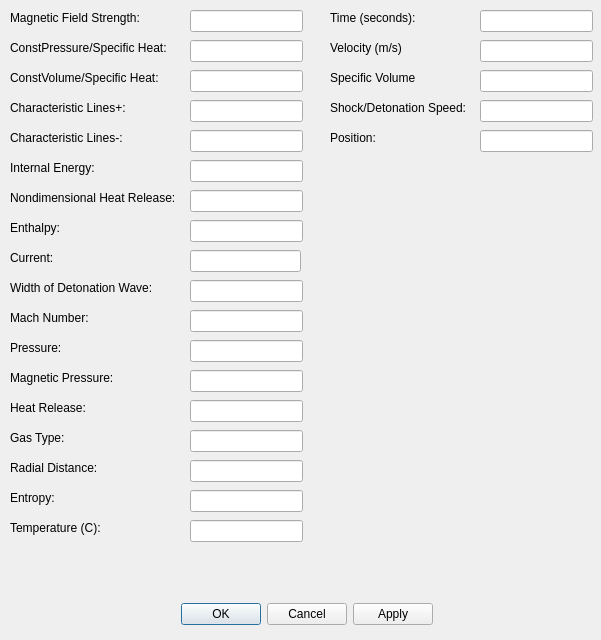
<?xml version="1.0" encoding="UTF-8"?>
<ui version="4.0">
 <class>ShockwaveParamsDlg</class>
 <widget class="QDialog" name="ShockwaveParamsDlg">
  <property name="geometry">
   <rect>
    <x>0</x>
    <y>0</y>
    <width>601</width>
    <height>640</height>
   </rect>
  </property>
  <property name="windowTitle">
   <string>Dialog</string>
  </property>
  <widget class="QDialogButtonBox" name="btnsOkayCancelApply">
   <property name="geometry">
    <rect>
     <x>160</x>
     <y>600</y>
     <width>293</width>
     <height>28</height>
    </rect>
   </property>
   <property name="orientation">
    <enum>Qt::Horizontal</enum>
   </property>
   <property name="standardButtons">
    <set>QDialogButtonBox::Apply|QDialogButtonBox::Cancel|QDialogButtonBox::Ok</set>
   </property>
   <property name="centerButtons">
    <bool>true</bool>
   </property>
  </widget>
  <widget class="QLabel" name="label">
   <property name="geometry">
    <rect>
     <x>10</x>
     <y>10</y>
     <width>140</width>
     <height>16</height>
    </rect>
   </property>
   <property name="text">
    <string>Magnetic Field Strength:</string>
   </property>
  </widget>
  <widget class="QLineEdit" name="edtMagFieldStr">
   <property name="geometry">
    <rect>
     <x>190</x>
     <y>10</y>
     <width>113</width>
     <height>22</height>
    </rect>
   </property>
  </widget>
  <widget class="QLabel" name="label_2">
   <property name="geometry">
    <rect>
     <x>10</x>
     <y>40</y>
     <width>166</width>
     <height>16</height>
    </rect>
   </property>
   <property name="text">
    <string>ConstPressure/Specific Heat:</string>
   </property>
  </widget>
  <widget class="QLabel" name="label_3">
   <property name="geometry">
    <rect>
     <x>10</x>
     <y>70</y>
     <width>159</width>
     <height>16</height>
    </rect>
   </property>
   <property name="text">
    <string>ConstVolume/Specific Heat:</string>
   </property>
  </widget>
  <widget class="QLabel" name="label_4">
   <property name="geometry">
    <rect>
     <x>10</x>
     <y>100</y>
     <width>131</width>
     <height>16</height>
    </rect>
   </property>
   <property name="text">
    <string>Characteristic Lines+:</string>
   </property>
  </widget>
  <widget class="QLabel" name="label_5">
   <property name="geometry">
    <rect>
     <x>10</x>
     <y>160</y>
     <width>101</width>
     <height>16</height>
    </rect>
   </property>
   <property name="text">
    <string>Internal Energy:</string>
   </property>
  </widget>
  <widget class="QLabel" name="label_6">
   <property name="geometry">
    <rect>
     <x>10</x>
     <y>130</y>
     <width>131</width>
     <height>16</height>
    </rect>
   </property>
   <property name="text">
    <string>Characteristic Lines-:</string>
   </property>
  </widget>
  <widget class="QLabel" name="label_7">
   <property name="geometry">
    <rect>
     <x>10</x>
     <y>190</y>
     <width>181</width>
     <height>16</height>
    </rect>
   </property>
   <property name="text">
    <string>Nondimensional Heat Release:</string>
   </property>
  </widget>
  <widget class="QLabel" name="label_8">
   <property name="geometry">
    <rect>
     <x>10</x>
     <y>220</y>
     <width>61</width>
     <height>16</height>
    </rect>
   </property>
   <property name="text">
    <string>Enthalpy:</string>
   </property>
  </widget>
  <widget class="QLabel" name="label_9">
   <property name="geometry">
    <rect>
     <x>10</x>
     <y>250</y>
     <width>51</width>
     <height>16</height>
    </rect>
   </property>
   <property name="text">
    <string>Current:</string>
   </property>
  </widget>
  <widget class="QLabel" name="label_10">
   <property name="geometry">
    <rect>
     <x>10</x>
     <y>280</y>
     <width>161</width>
     <height>16</height>
    </rect>
   </property>
   <property name="text">
    <string>Width of Detonation Wave:</string>
   </property>
  </widget>
  <widget class="QLabel" name="label_11">
   <property name="geometry">
    <rect>
     <x>10</x>
     <y>340</y>
     <width>151</width>
     <height>16</height>
    </rect>
   </property>
   <property name="text">
    <string>Pressure:</string>
   </property>
  </widget>
  <widget class="QLabel" name="label_12">
   <property name="geometry">
    <rect>
     <x>10</x>
     <y>310</y>
     <width>140</width>
     <height>16</height>
    </rect>
   </property>
   <property name="text">
    <string>Mach Number:</string>
   </property>
  </widget>
  <widget class="QLabel" name="label_13">
   <property name="geometry">
    <rect>
     <x>10</x>
     <y>370</y>
     <width>151</width>
     <height>16</height>
    </rect>
   </property>
   <property name="text">
    <string>Magnetic Pressure:</string>
   </property>
  </widget>
  <widget class="QLabel" name="label_14">
   <property name="geometry">
    <rect>
     <x>10</x>
     <y>400</y>
     <width>81</width>
     <height>16</height>
    </rect>
   </property>
   <property name="text">
    <string>Heat Release:</string>
   </property>
  </widget>
  <widget class="QLabel" name="label_15">
   <property name="geometry">
    <rect>
     <x>10</x>
     <y>430</y>
     <width>61</width>
     <height>16</height>
    </rect>
   </property>
   <property name="text">
    <string>Gas Type:</string>
   </property>
  </widget>
  <widget class="QLabel" name="label_16">
   <property name="geometry">
    <rect>
     <x>10</x>
     <y>460</y>
     <width>101</width>
     <height>16</height>
    </rect>
   </property>
   <property name="text">
    <string>Radial Distance:</string>
   </property>
  </widget>
  <widget class="QLabel" name="label_17">
   <property name="geometry">
    <rect>
     <x>10</x>
     <y>490</y>
     <width>151</width>
     <height>16</height>
    </rect>
   </property>
   <property name="text">
    <string>Entropy:</string>
   </property>
  </widget>
  <widget class="QLabel" name="label_18">
   <property name="geometry">
    <rect>
     <x>10</x>
     <y>520</y>
     <width>151</width>
     <height>16</height>
    </rect>
   </property>
   <property name="text">
    <string>Temperature (C):</string>
   </property>
  </widget>
  <widget class="QLabel" name="label_19">
   <property name="geometry">
    <rect>
     <x>330</x>
     <y>10</y>
     <width>151</width>
     <height>16</height>
    </rect>
   </property>
   <property name="text">
    <string>Time (seconds):</string>
   </property>
  </widget>
  <widget class="QLabel" name="label_20">
   <property name="geometry">
    <rect>
     <x>330</x>
     <y>70</y>
     <width>151</width>
     <height>16</height>
    </rect>
   </property>
   <property name="text">
    <string>Specific Volume</string>
   </property>
  </widget>
  <widget class="QLabel" name="label_21">
   <property name="geometry">
    <rect>
     <x>330</x>
     <y>40</y>
     <width>151</width>
     <height>16</height>
    </rect>
   </property>
   <property name="text">
    <string>Velocity (m/s)</string>
   </property>
  </widget>
  <widget class="QLineEdit" name="edtConstPressSpecificHeat">
   <property name="geometry">
    <rect>
     <x>190</x>
     <y>40</y>
     <width>113</width>
     <height>22</height>
    </rect>
   </property>
  </widget>
  <widget class="QLineEdit" name="edtCharLinesPlus">
   <property name="geometry">
    <rect>
     <x>190</x>
     <y>100</y>
     <width>113</width>
     <height>22</height>
    </rect>
   </property>
  </widget>
  <widget class="QLineEdit" name="edtCharLinesMinus">
   <property name="geometry">
    <rect>
     <x>190</x>
     <y>130</y>
     <width>113</width>
     <height>22</height>
    </rect>
   </property>
  </widget>
  <widget class="QLineEdit" name="edtInternalEnergy">
   <property name="geometry">
    <rect>
     <x>190</x>
     <y>160</y>
     <width>113</width>
     <height>22</height>
    </rect>
   </property>
  </widget>
  <widget class="QLineEdit" name="edtNonDimHeatRel">
   <property name="geometry">
    <rect>
     <x>190</x>
     <y>190</y>
     <width>113</width>
     <height>22</height>
    </rect>
   </property>
  </widget>
  <widget class="QLineEdit" name="edtEnthalpy">
   <property name="geometry">
    <rect>
     <x>190</x>
     <y>220</y>
     <width>113</width>
     <height>22</height>
    </rect>
   </property>
  </widget>
  <widget class="QLineEdit" name="edtCurrent">
   <property name="geometry">
    <rect>
     <x>190</x>
     <y>250</y>
     <width>111</width>
     <height>22</height>
    </rect>
   </property>
  </widget>
  <widget class="QLineEdit" name="edtWidthOfDetonation">
   <property name="geometry">
    <rect>
     <x>190</x>
     <y>280</y>
     <width>113</width>
     <height>22</height>
    </rect>
   </property>
  </widget>
  <widget class="QLineEdit" name="edtMachNum">
   <property name="geometry">
    <rect>
     <x>190</x>
     <y>310</y>
     <width>113</width>
     <height>22</height>
    </rect>
   </property>
  </widget>
  <widget class="QLineEdit" name="edtConstVolSpecificHeat">
   <property name="geometry">
    <rect>
     <x>190</x>
     <y>70</y>
     <width>113</width>
     <height>22</height>
    </rect>
   </property>
  </widget>
  <widget class="QLabel" name="label_23">
   <property name="geometry">
    <rect>
     <x>330</x>
     <y>130</y>
     <width>51</width>
     <height>16</height>
    </rect>
   </property>
   <property name="text">
    <string>Position: </string>
   </property>
  </widget>
  <widget class="QLabel" name="label_22">
   <property name="geometry">
    <rect>
     <x>330</x>
     <y>100</y>
     <width>151</width>
     <height>16</height>
    </rect>
   </property>
   <property name="text">
    <string>Shock/Detonation Speed: </string>
   </property>
  </widget>
  <widget class="QLineEdit" name="edtPressure">
   <property name="geometry">
    <rect>
     <x>190</x>
     <y>340</y>
     <width>113</width>
     <height>22</height>
    </rect>
   </property>
  </widget>
  <widget class="QLineEdit" name="edtGasType">
   <property name="geometry">
    <rect>
     <x>190</x>
     <y>430</y>
     <width>113</width>
     <height>22</height>
    </rect>
   </property>
  </widget>
  <widget class="QLineEdit" name="edtHeatRel">
   <property name="geometry">
    <rect>
     <x>190</x>
     <y>400</y>
     <width>113</width>
     <height>22</height>
    </rect>
   </property>
  </widget>
  <widget class="QLineEdit" name="edtMagPress">
   <property name="geometry">
    <rect>
     <x>190</x>
     <y>370</y>
     <width>113</width>
     <height>22</height>
    </rect>
   </property>
  </widget>
  <widget class="QLineEdit" name="edtTemperature">
   <property name="geometry">
    <rect>
     <x>190</x>
     <y>520</y>
     <width>113</width>
     <height>22</height>
    </rect>
   </property>
  </widget>
  <widget class="QLineEdit" name="edtEntropy">
   <property name="geometry">
    <rect>
     <x>190</x>
     <y>490</y>
     <width>113</width>
     <height>22</height>
    </rect>
   </property>
  </widget>
  <widget class="QLineEdit" name="edtRadialDist">
   <property name="geometry">
    <rect>
     <x>190</x>
     <y>460</y>
     <width>113</width>
     <height>22</height>
    </rect>
   </property>
  </widget>
  <widget class="QLineEdit" name="edtShockDetSpeed">
   <property name="geometry">
    <rect>
     <x>480</x>
     <y>100</y>
     <width>113</width>
     <height>22</height>
    </rect>
   </property>
  </widget>
  <widget class="QLineEdit" name="edtSpecificVol">
   <property name="geometry">
    <rect>
     <x>480</x>
     <y>70</y>
     <width>113</width>
     <height>22</height>
    </rect>
   </property>
  </widget>
  <widget class="QLineEdit" name="edtVelocity">
   <property name="geometry">
    <rect>
     <x>480</x>
     <y>40</y>
     <width>113</width>
     <height>22</height>
    </rect>
   </property>
  </widget>
  <widget class="QLineEdit" name="edtTime">
   <property name="geometry">
    <rect>
     <x>480</x>
     <y>10</y>
     <width>113</width>
     <height>22</height>
    </rect>
   </property>
  </widget>
  <widget class="QLineEdit" name="edtPosition">
   <property name="geometry">
    <rect>
     <x>480</x>
     <y>130</y>
     <width>113</width>
     <height>22</height>
    </rect>
   </property>
  </widget>
 </widget>
 <resources/>
 <connections>
  <connection>
   <sender>btnsOkayCancelApply</sender>
   <signal>accepted()</signal>
   <receiver>ShockwaveParamsDlg</receiver>
   <slot>accept()</slot>
   <hints>
    <hint type="sourcelabel">
     <x>248</x>
     <y>254</y>
    </hint>
    <hint type="destinationlabel">
     <x>157</x>
     <y>274</y>
    </hint>
   </hints>
  </connection>
  <connection>
   <sender>btnsOkayCancelApply</sender>
   <signal>rejected()</signal>
   <receiver>ShockwaveParamsDlg</receiver>
   <slot>reject()</slot>
   <hints>
    <hint type="sourcelabel">
     <x>316</x>
     <y>260</y>
    </hint>
    <hint type="destinationlabel">
     <x>286</x>
     <y>274</y>
    </hint>
   </hints>
  </connection>
 </connections>
</ui>
